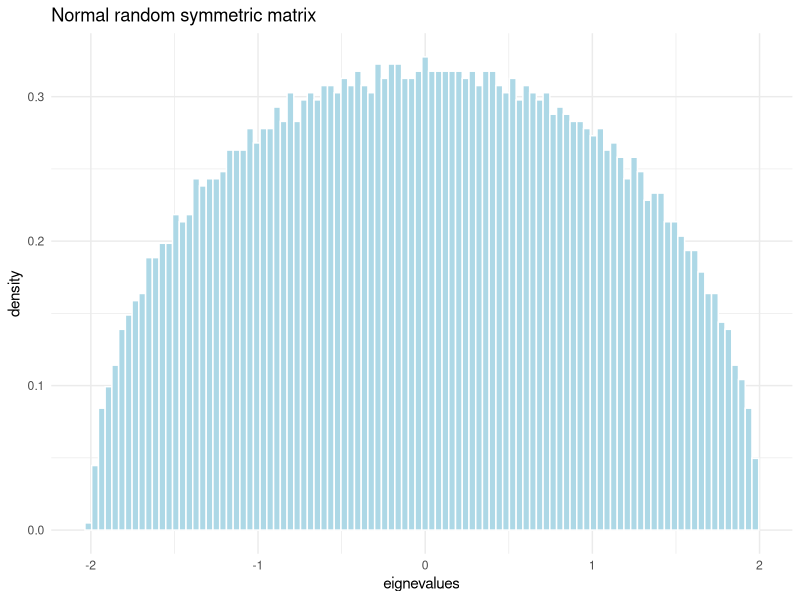

Recreate this plot in R. (Note: a time limit stopped this script after it produced the figure.)
## ---- chunk 1
#| label: random symmetric matrix, normal
#| echo: true
#| code-fold: true
#| code-summary: eigenvalues from random symmetric matrix (Normally distributed measurements)
require(ggplot2, quietly = TRUE)
# 5000 rows and columns
n <- 5000
# generate n^2 samples from N(0,1)
m <- array( rnorm(n^2) ,c(n,n))
# make it symmetric
m2 <- (m + t(m))/sqrt(2*n) # t(m) %*% m
# compute eigenvalues and vectors
lambda <- eigen(m2, symmetric=T, only.values = T)

# plot the eignevalues
tibble::tibble(lambda = lambda$values) |> 
  ggplot(aes(x = lambda, y = after_stat(density))) + 
  geom_histogram(color = "white", fill="lightblue", bins=100) + 
  labs(x = 'eignevalues', title = 'Normal random symmetric matrix') +
  theme_minimal()
## ---- chunk 2
#| label: random symmetric matrix, uniform
#| code-fold: true
#| code-summary: eigenvalues from random symmetric matrix (Uniformly distributed measurements)
# 5000 rows and columns
n <- 5000
# generate n^2 samples from U(0,1)
m <- array( runif(n^2) ,c(n,n))
# make it symmetric
m2 <- sqrt(12)*(m + t(m) -1)/sqrt(2*n) # t(m) %*% m
# compute eigenvalues and vectors
lambda <- eigen(m2, symmetric=T, only.values = T)

# plot the eignevalues
tibble::tibble(lambda = lambda$values) |> 
  ggplot(aes(x = lambda, y = after_stat(density))) + 
  geom_histogram(color = "white", fill="lightblue", bins=100) + 
  labs(x = 'eignevalues', title = 'Uniform random symmetric matrix') +
  theme_minimal()
## ---- chunk 3
#| label: Marchenko-Pastur distribution
#| code-fold: true
#| code-summary: code for Marchenko-Pastur distribution
mpd <- function(lambda,T,M,sigma=1){
  Q <- T/M
  lambda_plus  <- (1+sqrt(1/Q))^2 * sigma^2
  lambda_minus <- (1-sqrt(1/Q))^2 * sigma^2
  if(lambda < lambda_minus | lambda > lambda_plus){
    0
  }else{
    (Q/(2*pi*sigma^2)) * sqrt((lambda_plus-lambda)*(lambda-lambda_minus)) / lambda
  }
}
## ---- chunk 4
#| code-fold: true
#| warning: false
#| error: false
t <- 5000;
m <- 1000;
h = array(rnorm(m*t),c(m,t)); # Time series in rows
e = h %*% t(h)/t; # Form the correlation matrix
lambdae = eigen(e, symmetric=T, only.values = T);

# create the mp distribution
mpd_tbl <- tibble::tibble(lambda = c(lambdae$values, seq(0,3,0.1)) ) |> 
  dplyr::mutate(mp_dist = purrr::map_dbl(lambda, ~mpd(lambda = ., t,m)))

# plot the eigenvalues
tibble::tibble(lambda = lambdae$values) |> 
  dplyr::mutate(mp_dist = purrr::map_dbl(lambda, ~mpd(lambda = ., t,m))) |> 
  ggplot(aes(x = lambda, y = after_stat(density))) + 
  geom_histogram(color = "white", fill="lightblue", bins=100) + 
  geom_line(data = mpd_tbl, aes(y=mp_dist)) +
  labs(x = 'eigenvalues', title = 'Empirical density'
  , subtitle = 
    stringr::str_glue("with superimposed Marchenko-Pastur density | M={t}, T={m}")
  ) +
  xlim(0,3) +
  theme_minimal()
## ---- chunk 5
#| code-fold: true
#| warning: false
#| error: false
t <- 500;
m <- 100;
h = array(rnorm(m*t),c(m,t)); # Time series in rows
e = h %*% t(h)/t; # Form the correlation matrix
lambdae = eigen(e, symmetric=T, only.values = T);

# create the mp distribution
mpd_tbl <- tibble::tibble(lambda = c(lambdae$values, seq(0,3,0.1)) ) |> 
  dplyr::mutate(mp_dist = purrr::map_dbl(lambda, ~mpd(lambda = ., t,m)))

# plot the eigenvalues
tibble::tibble(lambda = lambdae$values) |> 
  dplyr::mutate(mp_dist = purrr::map_dbl(lambda, ~mpd(lambda = ., t,m))) |> 
  ggplot(aes(x = lambda, y = after_stat(density))) + 
  geom_histogram(color = "white", fill="lightblue", bins=30) + 
  geom_line(data = mpd_tbl, aes(y=mp_dist)) +
  labs(x = 'eigenvalues', title = 'Empirical density'
  , subtitle = 
    stringr::str_glue("with superimposed Marchenko-Pastur density | M={t}, T={m}")
  ) +
  xlim(0,3) +
  theme_minimal()
## ---- chunk 6
#| warning: false
#| error: false
#| code-fold: true
t <- 50;
m <- 10;
h = array(rnorm(m*t),c(m,t)); # Time series in rows
e = h %*% t(h)/t; # Form the correlation matrix
lambdae = eigen(e, symmetric=T, only.values = T);

# create the mp distribution
mpd_tbl <- tibble::tibble(lambda = c(lambdae$values, seq(0,3,0.1)) ) |> 
  dplyr::mutate(mp_dist = purrr::map_dbl(lambda, ~mpd(lambda = ., t,m)))

# plot the eigenvalues
tibble::tibble(lambda = lambdae$values) |> 
  dplyr::mutate(mp_dist = purrr::map_dbl(lambda, ~mpd(lambda = ., t,m))) |> 
  ggplot(aes(x = lambda, y = after_stat(density))) + 
  geom_histogram(color = "white", fill="lightblue", bins=15) + 
  geom_line(data = mpd_tbl, aes(y=mp_dist)) +
  labs(x = 'eigenvalues', title = 'Empirical density'
  , subtitle = 
    stringr::str_glue("with superimposed Marchenko-Pastur density | M={t}, T={m}")
  ) +
  xlim(0,3) +
  theme_minimal()
